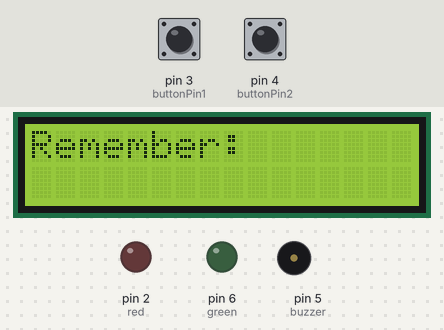
Bench run of a sketch on a simulated Arduino Uno, built with avr-gcc and run on an emulated ATmega328P. Shown: 16×2 character LCD, output pins drawn as LEDs (lit = HIGH), buzzer (waves = sounding). Inputs (shaded band) come from the test bench; at power-on: pin 4 (buttonPin2) LOW, pin 3 (buttonPin1) HIGH. Random numbers use the default seed unless the sketch sets one; what the sketch prints to the serial monitor is not drawn.

Above: at 1.2 s.
1.3 s: pin 4 (buttonPin2) pulled HIGH for 3 s
At 3.8 s:
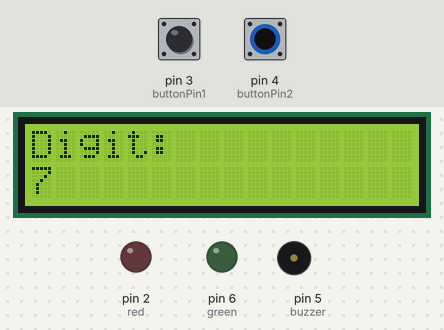
At 5.4 s:
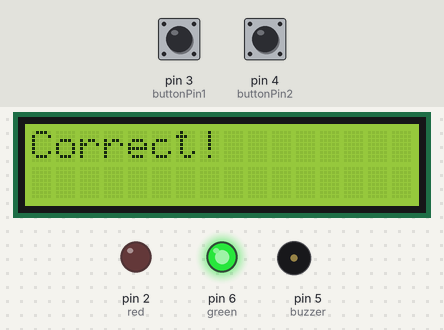
Timing chart, 0 to 21.0 s (numbered marks = the images above; inputs shaded):
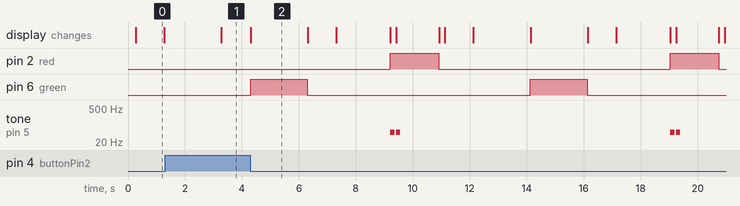

The sketch:

IOTPROJECT_Ver2.ino
```cpp
// ----------LIBRARY----------
#include <LiquidCrystal.h>

// ----------DEFINITIONS----------
const int buttonPin1 = 3, buttonPin2 = 4, green = 6, buzzer = 5, red = 2; //button1 = IN button2 = OUT
const int rs = 7, en = 8, d4 = 9, d5 = 10, d6 = 11, d7 = 12;
int digit1, digit2, digit3, digit4, digit5, digit6, digit7;
bool correct = false; //IF THE KEY IS IN SEQUENCE
bool pressed1 = false;
bool pressed2 = false;
int playerscore = 0;
int highscore = 0;
int displayTime = 2000;
LiquidCrystal lcd(rs, en, d4, d5, d6, d7);

// ----------SETUP----------
void setup() {
  pinMode(buttonPin1, INPUT);
  pinMode(buttonPin2, INPUT);
  pinMode(green, OUTPUT);
  pinMode(red, OUTPUT);
  pinMode(buzzer, OUTPUT);
  lcd.begin(16, 2);
  Serial.begin(9600);
  randomSeed(analogRead(0));
}

// ----------LOOP----------
void loop() {
  mainMenu();
  numberGame();
}

// ----------GAME----------
void numberGame() {
  playerscore = 0;

  displayTime = 2000;

  while (true) {    //keeps the code running until broken or the player gets a wrong answer

    //resets values when starting a new round
    correct = false;
    pressed1 = false;
    pressed2 = false;

    generateSequence();

    displaySequence();

    increaseDifficulty();

    checkTheKey();

    checkPlayerInput();

    if ((correct && pressed1) || (!correct && pressed2)) {
      playerRight(); //if the player presses the correct button
    } else {
      playerWrong(); //if the player presses the wrong button
      break;
    }
  }
}

// ----------FUNCTIONS----------

void mainMenu() { //starting screen + display highscore
  lcd.clear();
  lcd.print("Press to Start");
  lcd.setCursor(0, 1);
  lcd.print("Record:");
  lcd.print(highscore);
  while (digitalRead(buttonPin1) == HIGH && digitalRead(buttonPin2) == HIGH) {} //waits on this screen until input is received
  delay(200);
}

void generateSequence() { // generates random 7 digit sequence
  digit1 = random(0, 10);
  digit2 = random(0, 10);
  digit3 = random(0, 10);
  digit4 = random(0, 10);
  digit5 = random(0, 10);
  digit6 = random(0, 10);
  digit7 = random(0, 10);
}

void displaySequence() { //displays generated sequence
  lcd.clear();
  lcd.print("Remember:");
  delay(1000);
  lcd.setCursor(0, 1);
  lcd.print(digit1);
  lcd.print(digit2);
  lcd.print(digit3);
  lcd.print(digit4);
  lcd.print(digit5);
  lcd.print(digit6);
  lcd.print(digit7);
}

void increaseDifficulty() {
  delay(displayTime);
  Serial.println(displayTime); //doesnt have to be here, its just to see how fast the display time gets throughout the game
}

void checkTheKey() {
  int key = random(0, 10); //generates random KEY
  lcd.clear();
  lcd.print("Digit: ");
  lcd.setCursor(0, 1);
  lcd.print(key); //displays KEY

  //verifies if KEY is contained in the sequence (correct = true or false depending..)
  correct = (key == digit1 || key == digit2 || key == digit3 ||key == digit4 || key == digit5 || key == digit6 || key == digit7);
}

void checkPlayerInput() {
  while (true) { //waits indefinitely until a button is pressed
    if (digitalRead(buttonPin1) == LOW) { // the button is a pull up
      pressed1 = true;
      break; //breaks while
    } else if (digitalRead(buttonPin2) == LOW) {
      pressed2 = true;
      break; //breaks while
    }
  }
}

void playerRight() { //if player is right
  playerscore++; //adds to score (+1)

  if (displayTime > 400) { //decreases display time by 100ms for each right answer to increase difficulty throughout the game, caps at 400ms
    displayTime -= 100;
  }

  lcd.clear();
  digitalWrite(green, HIGH); //LED lights green
  lcd.print("Correct!");
  delay(2000);
  digitalWrite(green, LOW);
}

void playerWrong() { //if player is wrong
  lcd.clear();
  digitalWrite(red, HIGH); //LED lights red
  errorNoise(); //buzzer noise function
  lcd.print("Wrong!");
  lcd.setCursor(0, 1);
  lcd.print("Score: ");
  lcd.print(playerscore); //displays your score
  delay(1500);
  digitalWrite(red, LOW);

  if (playerscore > highscore) { //checks if the current playerscore beat the previous highscore, and replaces it if necessary
    highscore = playerscore;
  }
}

void errorNoise(){
  tone(buzzer, 50, 150); //activates buzzer, with frequency of 50 and duration of 150ms
  delay(200);
  tone(buzzer, 50, 150);
}
```

Measured:
- by itself, pin 2 (red): alternates HIGH for 1.7 s and LOW for 8.1 s
- by itself, pin 6 (green): alternates HIGH for 2.0 s and LOW for 7.8 s
- by itself, tone on pin 5 (buzzer): plays 50 Hz for 0.15 s, 50 Hz for 0.15 s, 50 Hz for 0.15 s, 50 Hz for 0.15 s
- what the display in image 0 shows lasts 1.0 s, from 0.3 s to 1.3 s
